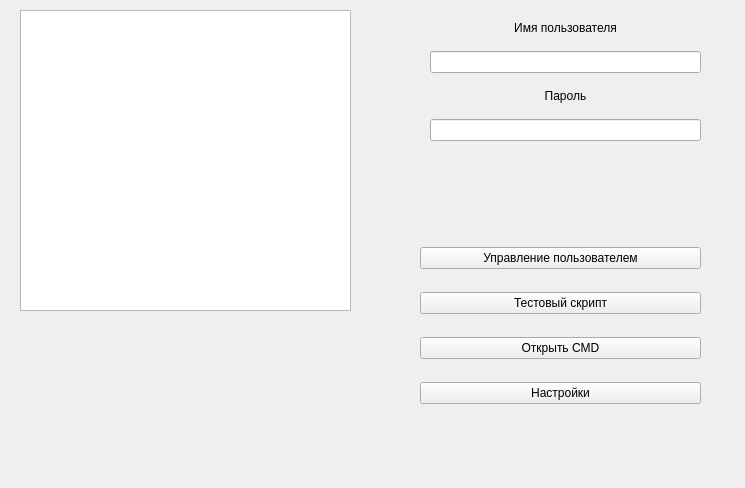
<?xml version="1.0" encoding="UTF-8"?>
<ui version="4.0">
 <class>MainWindow</class>
 <widget class="QMainWindow" name="MainWindow">
  <property name="geometry">
   <rect>
    <x>0</x>
    <y>0</y>
    <width>745</width>
    <height>488</height>
   </rect>
  </property>
  <property name="windowTitle">
   <string>MainWindow</string>
  </property>
  <widget class="QWidget" name="centralwidget">
   <widget class="QWidget" name="verticalLayoutWidget_2">
    <property name="geometry">
     <rect>
      <x>430</x>
      <y>10</y>
      <width>271</width>
      <height>131</height>
     </rect>
    </property>
    <layout class="QVBoxLayout" name="verticalLayout_2">
     <item>
      <widget class="QLabel" name="label">
       <property name="text">
        <string>Имя пользователя</string>
       </property>
       <property name="alignment">
        <set>Qt::AlignCenter</set>
       </property>
       <property name="wordWrap">
        <bool>false</bool>
       </property>
      </widget>
     </item>
     <item>
      <widget class="QLineEdit" name="lineEdit">
       <property name="clearButtonEnabled">
        <bool>false</bool>
       </property>
      </widget>
     </item>
     <item>
      <widget class="QLabel" name="label_2">
       <property name="text">
        <string>Пароль</string>
       </property>
       <property name="alignment">
        <set>Qt::AlignCenter</set>
       </property>
       <property name="wordWrap">
        <bool>false</bool>
       </property>
      </widget>
     </item>
     <item>
      <widget class="QLineEdit" name="lineEdit_2"/>
     </item>
    </layout>
   </widget>
   <widget class="QListWidget" name="listWidget">
    <property name="geometry">
     <rect>
      <x>20</x>
      <y>10</y>
      <width>331</width>
      <height>301</height>
     </rect>
    </property>
   </widget>
   <widget class="QWidget" name="gridLayoutWidget">
    <property name="geometry">
     <rect>
      <x>420</x>
      <y>230</y>
      <width>281</width>
      <height>191</height>
     </rect>
    </property>
    <layout class="QGridLayout" name="gridLayout_2">
     <item row="5" column="0">
      <widget class="QPushButton" name="pushButton">
       <property name="text">
        <string>Настройки</string>
       </property>
      </widget>
     </item>
     <item row="4" column="0">
      <widget class="QPushButton" name="pushButton_3">
       <property name="text">
        <string>Открыть CMD</string>
       </property>
      </widget>
     </item>
     <item row="2" column="0">
      <widget class="QPushButton" name="pushButton_2">
       <property name="text">
        <string>Управление пользователем</string>
       </property>
      </widget>
     </item>
     <item row="3" column="0">
      <widget class="QPushButton" name="pushButton_4">
       <property name="text">
        <string>Тестовый скрипт</string>
       </property>
      </widget>
     </item>
    </layout>
   </widget>
  </widget>
 </widget>
 <resources/>
 <connections/>
</ui>
